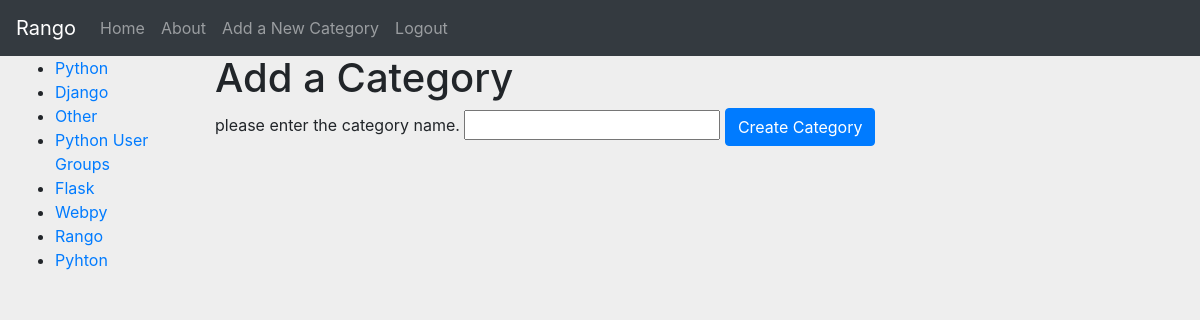
The app's page /rango/add_category/ (signed in) with its own data.
### rango/models.py (models this page shows, shortened)
class Category(models.Model):
    name = models.CharField(max_length=128, unique=True)
    views = models.IntegerField(default=0)
    likes = models.IntegerField(default=0)
    slug = models.SlugField(unique=True)
    class Meta:
        verbose_name_plural = 'Categories'

### rango/views.py (the view, shortened to what this page needs)
def add_category(request):
    if request.user.is_authenticated():
        form = CategoryForm()
        return render(request, 'rango/add_category.html', {'form': form})
    else:
        return HttpResponse("You are not logged in.")

### rango/forms.py
class CategoryForm(forms.ModelForm):
    name = forms.CharField(max_length=128, help_text="please enter the category name.")
    views = forms.IntegerField(widget=forms.HiddenInput(), initial=0)
    likes = forms.IntegerField(widget=forms.HiddenInput(), initial=0)
    slug = forms.CharField(widget=forms.HiddenInput, required=False)
    class Meta:
        model = Category
        fields = ('name',)

### rango/templatetags/rango_template_tags.py (called while the page is built)
@register.inclusion_tag('rango/cats.html')
def get_category_list(cat=None):
    return {'cats': Category.objects.all(),
            'act_cat': cat}

### templates/rango/add_category.html (shortened to what this page needs)
{% extends 'rango/base.html' %}
{% load staticfiles %}
{% block body_block %}
    <h1>Add a Category</h1>
    <form id="category_form" method="post" action="{% url 'rango:add_category' %}">
        {% for field in form.visible_fields %}
            {{ field.help_text }}
            {{ field }}
        {% endfor %}
        <input class="btn btn-primary" type="submit" name="submit" value="Create Category">
    </form>
{% endblock %}

### templates/rango/cats.html
<ul>
    {% if cats %}
        {% for c in cats %}
            {% if c == act_cat %}
                <li><strong><a href="{% url 'rango:show_category' c.slug %}">{{ c.name }}</a></strong></li>
            {% else %}
                <li><a href="{% url 'rango:show_category' c.slug %}">{{ c.name }}</a></li>
            {% endif %}
        {% endfor %}
    {% else %}
        <li><strong>There are no categories present.</strong></li>
    {% endif %}
</ul>

### records on screen
Category: name "Python"
Category: name "Django"
Category: name "Other"
Category: name "Python User Groups"
Category: name "Flask"
Category: name "Webpy"
Category: name "Rango"
Category: name "Pyhton"

### other values on screen
{{ field.help_text }} "please enter the category name."
